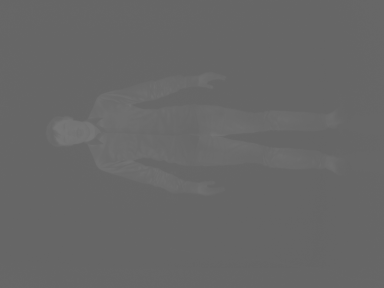
#> input picture cc_mat/trainingsetV2/tpose_0.png, 384 x 288 px, found by its file name; its folder holds only this picture in this run
$ python analyze_database.py   (older library calls are emulated)
#> lines starting #> are read from the running program, lines starting #| are printed output that depends on the picture; after the words box and inside, x2 and y2 are one past the last pixel; in counts of white or black regions, pixels touching at a corner belong together
#> further down, image is the input picture: shape (288, 384); min 101, max 119, mean 103.1
### cc_mat/BLOB.py
import numpy as np
import cv2
import math

class BLOB:

    #Python class constructor
    def __init__(self):
        self.pixels = [] #Stored as an array of "points" aka. x,y coordinates
        self.binary = None
        self.area = None
        self.centerOfMass = None
        self.rect = None
        self.compactness = None
        self.circularity = None
        self.perimeter = None

    def setPixels(self, pixels):
        self.pixels = pixels

    def addPixel(self, pixel):
        self.pixels.append(pixel)

    #Function for getting the pixels as a binary image (Instead of one list of pixels)
    # [94 lines left out: functions getBinaryImg, getArea, getCenterOfMass, getRect, getCompactness, getPerimeter and 1 more, not called in this run]

#Function for getting blobs from the component Image
#Returns an array of the BLOB object described above
def getBlobs(components):

    componentArray = np.empty((np.max(components)), dtype=object)

    for x in range(len(componentArray)):
        componentArray[x] = BLOB()

    for y in range(len(components)):
        for x in range(len(components[y])):
            if(components[y][x] != 0):
                componentArray[components[y][x]-1].addPixel([x, y])

    return componentArray

### cc_mat/analyze_database.py
import cv2
import os
import numpy as np

from BLOB import BLOB
from BLOB import getBlobs

def segment(image):

    image = cv2.medianBlur(image, 3)

    _, thresh = cv2.threshold(image, 0, 255, cv2.THRESH_BINARY + cv2.THRESH_TRIANGLE)
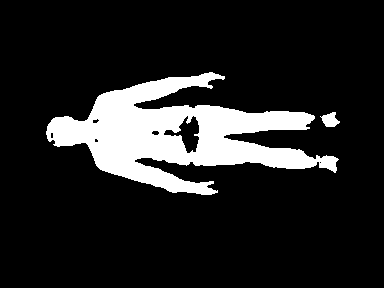
#> thresh: shape (288, 384); 14% white; 2 white regions, box (x1, y1, x2, y2) and area: (46, 72, 339, 195) 15270, (320, 112, 340, 127) 185

    return cv2.morphologyEx(thresh, cv2.MORPH_OPEN, np.ones((3, 3),np.uint8), iterations=1)
#> returned value: shape (288, 384); 13.9% white; 2 white regions, box (x1, y1, x2, y2) and area: (46, 72, 338, 195) 15212, (322, 112, 339, 127) 181

#Getting the base directory for the project
basedir = os.getcwd()
#specifying which folder the image files are in and getting an array of files
files = os.listdir(basedir + "/cc_mat/trainingsetV2")

#initiating file to write to
file = open(basedir + "/database_values.txt", "w")

#for evey file in the folder /cc_mat/trainingset try to load the image and find blobs
for x in files:
    print(x + " -- " +os.path.abspath("cc_mat/trainingsetV2/" + x))
    image = cv2.imread(os.path.abspath("cc_mat/trainingsetV2/" + x), 0)

    file.write(x + " -:" + "\n")

    image = segment(image)

    _, components = cv2.connectedComponents(image, connectivity=4)
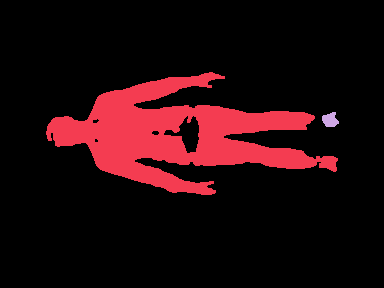
#> components: shape (288, 384) int32; 3 distinct labels, from 0 to 2; one colour per label, 0 black

    BLOBS = getBlobs(components)

    #If there are more or less then one BLOB write error to file
    if(len(BLOBS) != 1):
        file.write("    Error: Too many/few blobs (" + str(len(BLOBS)) + " BLOBs found)" + "\n")
    else:
    #If there is only one BLOB write it's featues to the file
        file.write("    area: "         + str(BLOBS[0].getArea())         + "\n")
        file.write("    centerOfMass: " + str(BLOBS[0].getCenterOfMass()) + "\n")
        file.write("    rect: "         + str(BLOBS[0].getRect())         + "\n")
        file.write("    compactness: "  + str(BLOBS[0].getCompactness())  + "\n")
        file.write("    perimeter: "    + str(BLOBS[0].getPerimeter())    + "\n")
        file.write("    circularity: "  + str(BLOBS[0].getCircularity())  + "\n")

    file.write("\n")

#Close and save the text file
file.close()

$ run again, on cc_mat/trainingsetV2/tpose_3.png
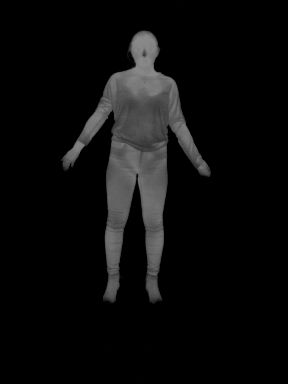
#> input picture cc_mat/trainingsetV2/tpose_3.png, 288 x 384 px, found by its file name
#> image is the input picture: shape (384, 288); min 0, max 138, mean 11.8
#> in segment, `_, thresh = cv2.threshold(image, 0, 255, cv2.THRESH_BINARY + cv2.THRES..`:
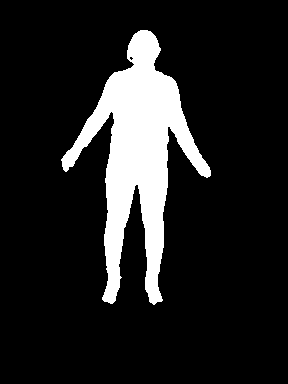
#> thresh: shape (384, 288); 13.2% white; 1 white region, box (x1, y1, x2, y2) and area: (61, 30, 211, 305) 14636
#> components: shape (384, 288) int32; values 0 (black) and 1 (white), 13.2% white; 1 white region, box (x1, y1, x2, y2) and area: (62, 30, 211, 304) 14615
#> after the loop in getBinaryImg, `for p in self.pixels:`:
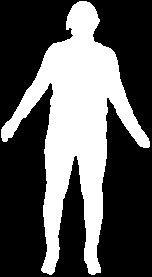
#> self.binary: shape (277, 152); 34.7% white; 1 white region
